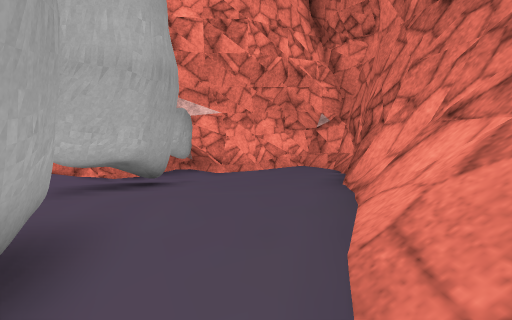
View 1 (above)

13 first-person views from a walk through a scene from a Unity 3-D project. The camera is 1.4 m above the floor, tilts 6° down and sees 90° across. The floor is counted in squares, 1 m on a side. Each view is taken from the middle of a square. On the plan, view 1 faces up. The plan holds only what a view shows up to about 13 squares ahead; the rest is blank. The place goes on beyond the plan. The player is left out. Some surface patterns are stand-ins.

View 2
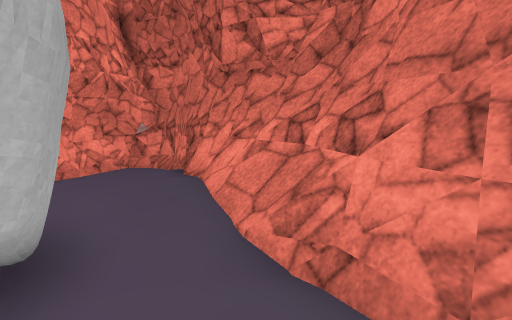

View 3
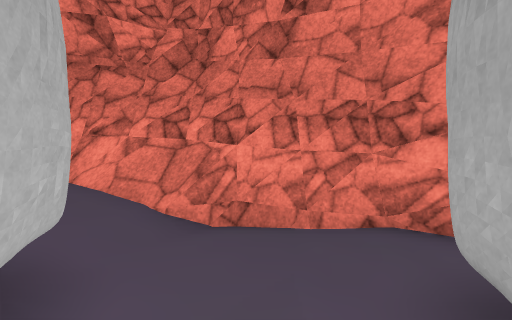

View 4
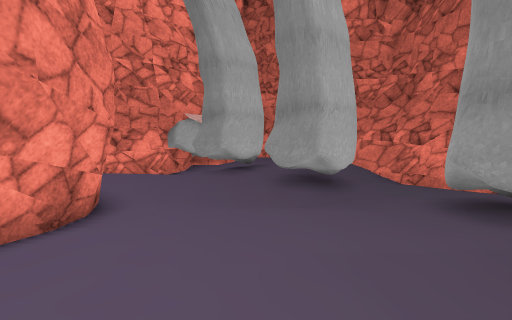

View 5
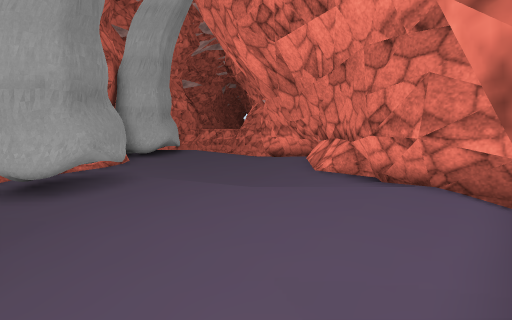

View 6
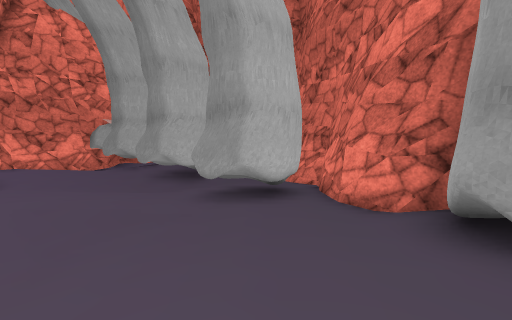

View 7
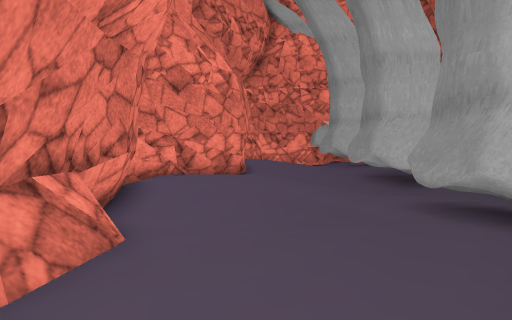

View 8
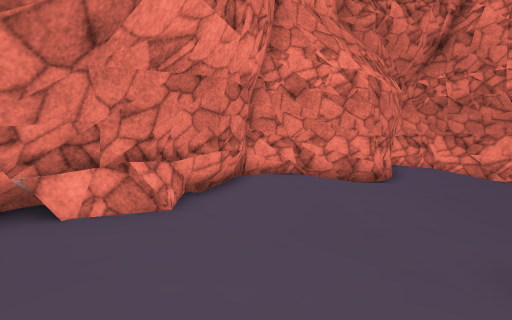

View 9
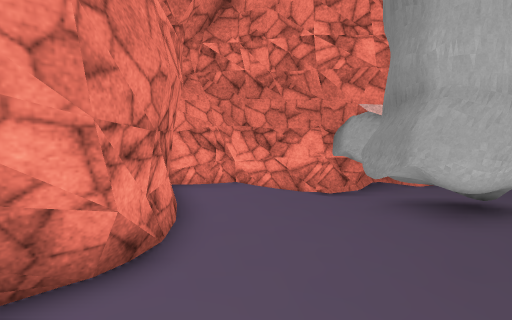

View 10
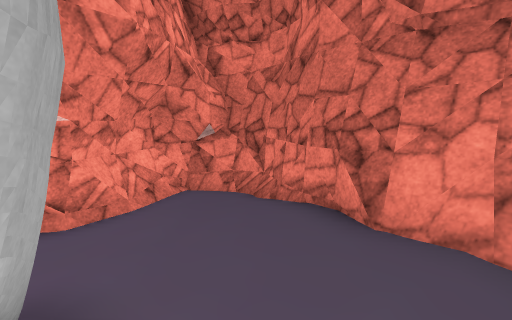

View 11
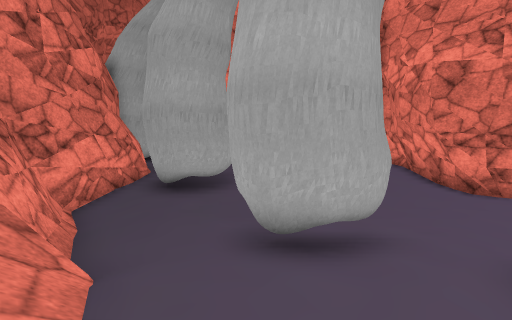

View 12
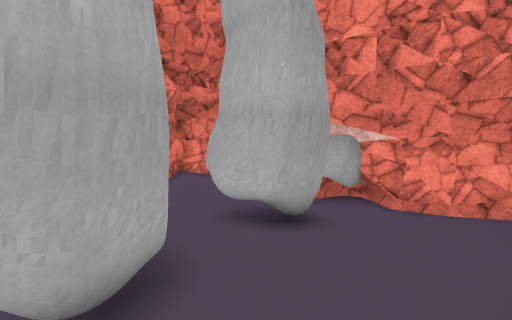

View 13
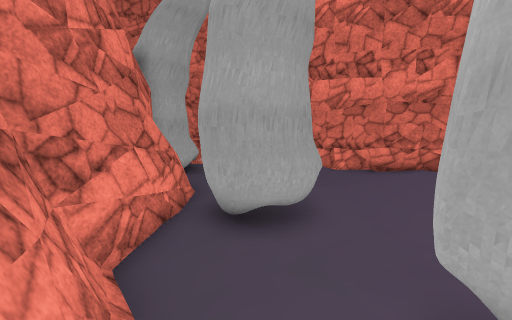

### Floor plan
Key: @ floor where view 1 was taken; # wall or solid block; . main floor; : floor 0.25 m higher than the main floor; - floor 0.25 m lower than the main floor; + floor 0.5 m higher than the main floor; / step, stairs or slope; = window, fence, low wall or low ledge; T thing the floor can be seen under or through.
Columns run from 11 left of view 1 to 3 right of it. Each row starts with its distance up from view 1.
 10           #####
  9   ##########.##
  8   ##//####--..#
  7   #..//---....#
  6   #....###..:##
  5   #....###:::##
  4   #...../::::##
  3   #...-///::/##
  2  ##//--###///=#
  1 ##::///###///=#
  0 #:::://--..@=##
 -1 #+++::/..../##
 -2 #::/:::TT../##
 -3 #:..///T T.##
 -4 #::..::TTTT#
 -5 ##///::::T##
 -6 ##+://::###
 -7  #+:++/+##
 -8  ##:+++##
 -9  ## ++=#

Positions as (right, up) in squares from view 1, and headings:
1: (0, 0), facing up
2: (-2, -2), facing up-right
3: (-4, -1), facing right
4: (-10, -3), facing up-right
5: (-8, 3), facing down
6: (-8, -8), facing up-right
7: (-8, -8), facing up
8: (-5, -7), facing up-left
9: (-7, 0), facing up
10: (-2, 3), facing up-right
11: (1, 4), facing down-left
12: (1, 1), facing up-left
13: (1, 1), facing down-left
